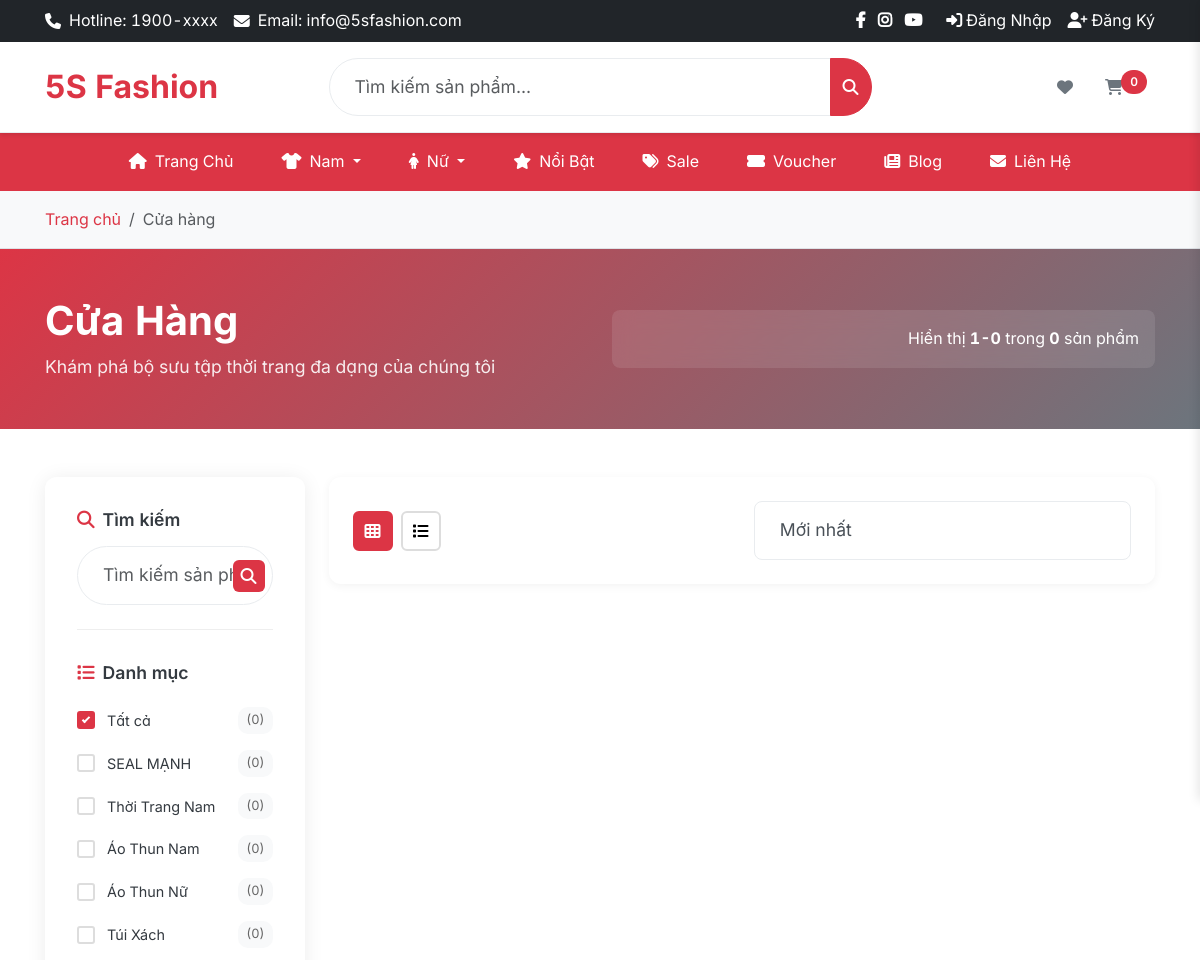
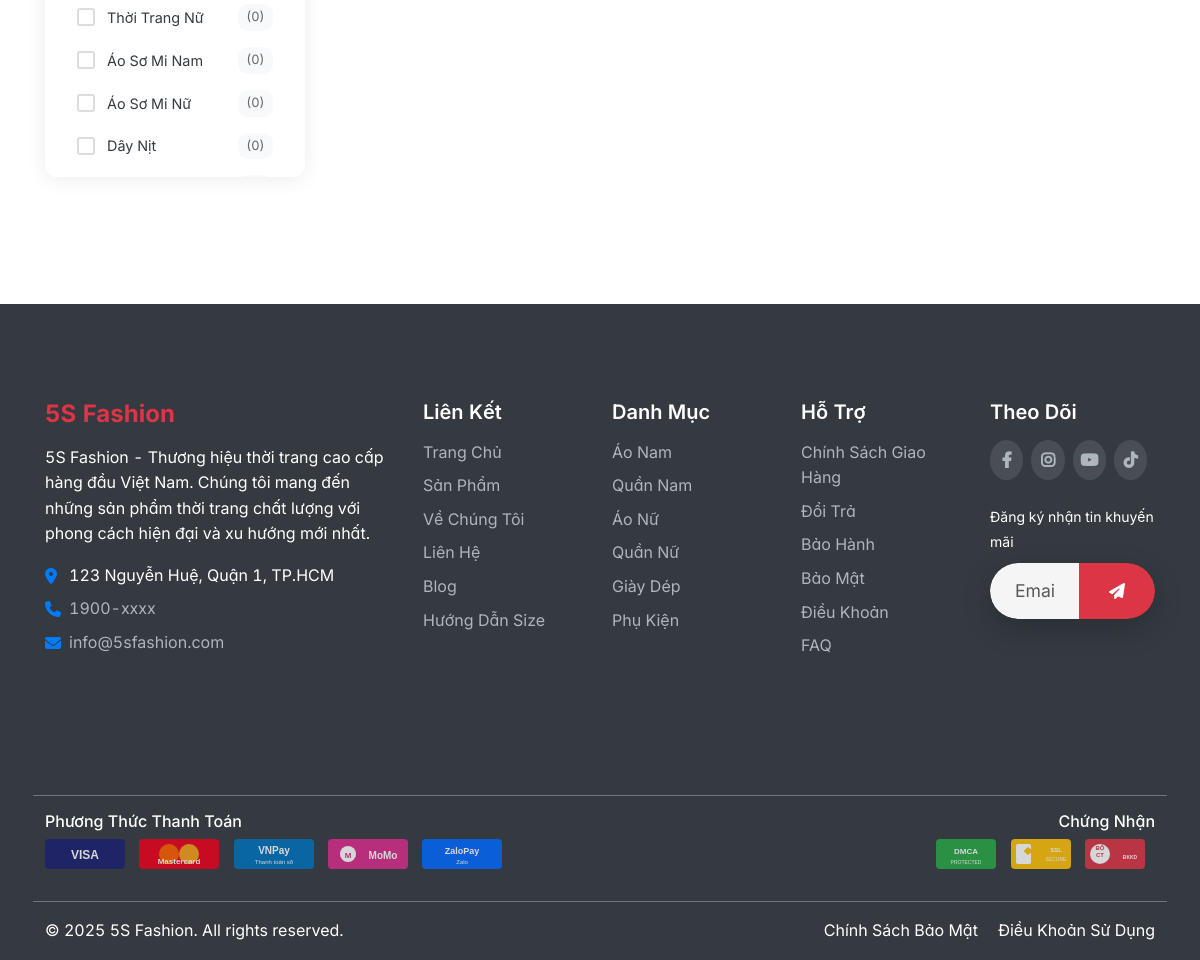
/shop?category=ao-nam, run on the app's committed database (2 pictures, top to bottom).
### tables this page shows
CREATE TABLE IF NOT EXISTS `categories` (
  `id` int NOT NULL AUTO_INCREMENT,
  `name` varchar(100) NOT NULL,
  `slug` varchar(100) NOT NULL,
  `description` text,
  `image` varchar(255) DEFAULT NULL,
  `parent_id` int DEFAULT NULL,
  `sort_order` int DEFAULT '0',
  `status` enum('active','inactive') DEFAULT 'active',
  `meta_title` varchar(255) DEFAULT NULL,
  `meta_description` text,
  `created_at` timestamp NOT NULL DEFAULT CURRENT_TIMESTAMP,
  `updated_at` timestamp NOT NULL DEFAULT CURRENT_TIMESTAMP ON UPDATE CURRENT_TIMESTAMP,
  PRIMARY KEY (`id`),
  UNIQUE KEY `categories_slug_unique` (`slug`),
  KEY `categories_parent_id_foreign` (`parent_id`),
  KEY `categories_status_index` (`status`),
  KEY `categories_sort_order_index` (`sort_order`)
);

### app/views/client/shop/index.php (the view, shortened to what the rows shown need)
    <nav aria-label="breadcrumb" class="breadcrumb-section">
        <div class="container">
            <ol class="breadcrumb">
                <li class="breadcrumb-item"><a href="/">Trang chủ</a></li>
                <li class="breadcrumb-item active" aria-current="page">Cửa hàng</li>
            </ol>
        </div>
    </nav>
    <section class="shop-header">
        <div class="container">
            <div class="row align-items-center">
                <div class="col-md-6">
                    <h1 class="shop-title">Cửa Hàng</h1>
                    <p class="shop-subtitle">Khám phá bộ sưu tập thời trang đa dạng của chúng tôi</p>
                </div>
                <div class="col-md-6 text-md-end">
                    <div class="shop-stats">
                        <span class="result-count">Hiển thị <strong id="showing-count">1-12</strong> trong <strong id="total-count"><?= $totalProducts ?></strong> sản phẩm</span>
                    </div>
                </div>
            </div>
        </div>
    </section>
    <section class="shop-section py-5">
        <div class="container">
            <div class="row">
                <div class="col-lg-3">
                    <div class="shop-sidebar">
                        <div class="filter-group">
                            <h5 class="filter-title">
                                <i class="fas fa-search me-2"></i>Tìm kiếm
                            </h5>
                            <div class="filter-content">
                                <div class="search-box">
                                    <input type="text" class="form-control" id="product-search" placeholder="Tìm kiếm sản phẩm...">
                                    <button class="search-btn" type="button">
                                        <i class="fas fa-search"></i>
                                    </button>
                                </div>
                            </div>
                        </div>
                        <div class="filter-group">
                            <h5 class="filter-title">
                                <i class="fas fa-list me-2"></i>Danh mục
                            </h5>
                            <div class="filter-content">
                                <div class="category-list">
                                    <label class="filter-checkbox">
                                        <span class="checkmark"></span>
                                        <span class="filter-label">Tất cả</span>
                                        <span class="filter-count">(<?= $totalProducts ?>)</span>
                                    </label>
                                    <?php foreach ($categories as $category): ?>
                                    <label class="filter-checkbox">
                                        <span class="checkmark"></span>
                                        <span class="filter-label"><?= htmlspecialchars($category['name']) ?></span>
                                        <span class="filter-count">(<?= $category['product_count'] ?? 0 ?>)</span>
                                    </label>
                                    <?php endforeach; ?>
                                </div>
                            </div>
                        </div>
                    </div>
                </div>
                <div class="col-lg-9">
                    <div class="shop-toolbar">
                        <div class="row align-items-center">
                            <div class="col-md-6">
                                <div class="view-options">
                                    <button class="view-btn active" data-view="grid" title="Dạng lưới">
                                        <i class="fas fa-th"></i>
                                    </button>
                                    <button class="view-btn" data-view="list" title="Dạng danh sách">
                                        <i class="fas fa-list"></i>
                                    </button>
                                </div>
                            </div>
                            <div class="col-md-6 text-md-end">
                                <div class="sort-options">
                                    <select class="form-select" id="sort-select">
                                        <option value="newest">Mới nhất</option>
                                    </select>
                                </div>
                            </div>
                        </div>
                    </div>
                    <div class="products-container" id="products-grid">
                    </div>
                </div>
            </div>
        </div>
    </section>
<?php
include VIEW_PATH . '/client/layouts/app.php';
?>

### app/core/App.php (shortened to what the rows shown need)
<?php
class App
{
    protected $method = 'index';
    protected $params = [];
    public function __construct()
    {
        $url = $this->parseUrl();
        if (isset($url[0]) && $url[0] === 'admin') {
            array_shift($url);
            $this->routeAdmin($url);
        } else {
            $this->routeClient($url);
        }
    }    private function routeAdmin($url)
    {
        $this->controller = 'DashboardController';
        if (isset($url[0], $url[1], $url[2], $url[3])) {
            if ($url[0] === 'products' && $url[2] === 'variants') {
                $this->controller = 'ProductVariantsController';
                $productId = $url[1];
                $action = $url[3];
                if (isset($url[4])) {
                    $variantId = $url[3];
                    $action = $url[4];
                    if ($action === 'data') {
                        $controllerFile = APP_PATH . '/controllers/admin/' . $this->controller . '.php';
                        if (file_exists($controllerFile)) {
                            require_once $controllerFile;
                            $this->controller = new $this->controller;
                            $this->method = 'getVariantData';
                            $this->params = [$variantId];
                            call_user_func_array([$this->controller, $this->method], $this->params);
                            return;
                        }
                    } elseif ($action === 'update') {
                        $controllerFile = APP_PATH . '/controllers/admin/' . $this->controller . '.php';
                        if (file_exists($controllerFile)) {
                            require_once $controllerFile;
                            $this->controller = new $this->controller;
                            $this->method = 'update';
                            $this->params = [$productId, $variantId];
                            call_user_func_array([$this->controller, $this->method], $this->params);
                            return;
                        }
                    } elseif ($action === 'delete') {
                        $controllerFile = APP_PATH . '/controllers/admin/' . $this->controller . '.php';
                        if (file_exists($controllerFile)) {
                            require_once $controllerFile;
                            $this->controller = new $this->controller;
                            $this->method = 'delete';
                            $this->params = [$productId, $variantId];
                            call_user_func_array([$this->controller, $this->method], $this->params);
                            return;
                        }
                    }
                }                $controllerFile = APP_PATH . '/controllers/admin/' . $this->controller . '.php';
                if (file_exists($controllerFile)) {
                    require_once $controllerFile;
                    $this->controller = new $this->controller;
                    switch ($action) {
                        case 'generate':
                            $this->method = 'generateVariants';
                            $this->params = [$productId];
                            break;
                        case 'create':
                            $this->method = 'create';
                            $this->params = [$productId];
                            break;
                        default:
                            $this->method = 'index';
                            $this->params = [$productId];
                            break;
                    }
                    call_user_func_array([$this->controller, $this->method], $this->params);
                    return;
                }
            }
        }
        if (isset($url[0])) {
            $controllerName = ucfirst($url[0]) . 'Controller';
            $controllerFile = APP_PATH . '/controllers/admin/' . $controllerName . '.php';
            if (file_exists($controllerFile)) {
                $this->controller = $controllerName;
                unset($url[0]);
            }
        }
        $controllerFile = APP_PATH . '/controllers/admin/' . $this->controller . '.php';
        if (file_exists($controllerFile)) {
            require_once $controllerFile;
            $this->controller = new $this->controller;
        } else {
            require_once APP_PATH . '/controllers/admin/DashboardController.php';
            $this->controller = new DashboardController();
        }
        if (isset($url[1])) {
            if (method_exists($this->controller, $url[1])) {
                $this->method = $url[1];
                unset($url[1]);
            }
        }
        $this->params = $url ? array_values($url) : [];
        call_user_func_array([$this->controller, $this->method], $this->params);
    }
    private function routeClient($url)
    {
        $routes = include APP_PATH . '/routes/client_routes.php';
        $fullPath = implode('/', $url);
        foreach ($routes as $route => $handler) {
            if ($route === $fullPath || ($route === '' && empty($fullPath))) {
                $this->handleRoute($handler);
                return;
            }
        }
    }
    private function handleRoute($handler)
    {
        if (is_string($handler)) {
            list($controllerName, $method) = explode('@', $handler);
            $controllerFile = APP_PATH . '/controllers/' . $controllerName . '.php';
            if (file_exists($controllerFile)) {
                $this->controller = new $controllerName;
                $this->method = $method;
                call_user_func_array([$this->controller, $this->method], $this->params);
            } else {
                $this->show404();
            }
        }
    }
    public function parseUrl()
    {
        if (isset($_GET['url'])) {
            return explode('/', filter_var(rtrim($_GET['url'], '/'), FILTER_SANITIZE_URL));
        }
        return [];
    }
}

### data on the page
categories: name "SEAL MẠNH", product_count "0"
categories: name "Thời Trang Nam", product_count "0"
categories: name "Áo Thun Nam", product_count "0"
categories: name "Áo Thun Nữ", product_count "0"
categories: name "Túi Xách", product_count "0"
categories: name "Thời Trang Nữ", product_count "0"
categories: name "Áo Sơ Mi Nam", product_count "0"
categories: name "Áo Sơ Mi Nữ", product_count "0"
categories: name "Dây Nịt", product_count "0"

### other printed values
getCartCount() "0"
$totalProducts "0"
